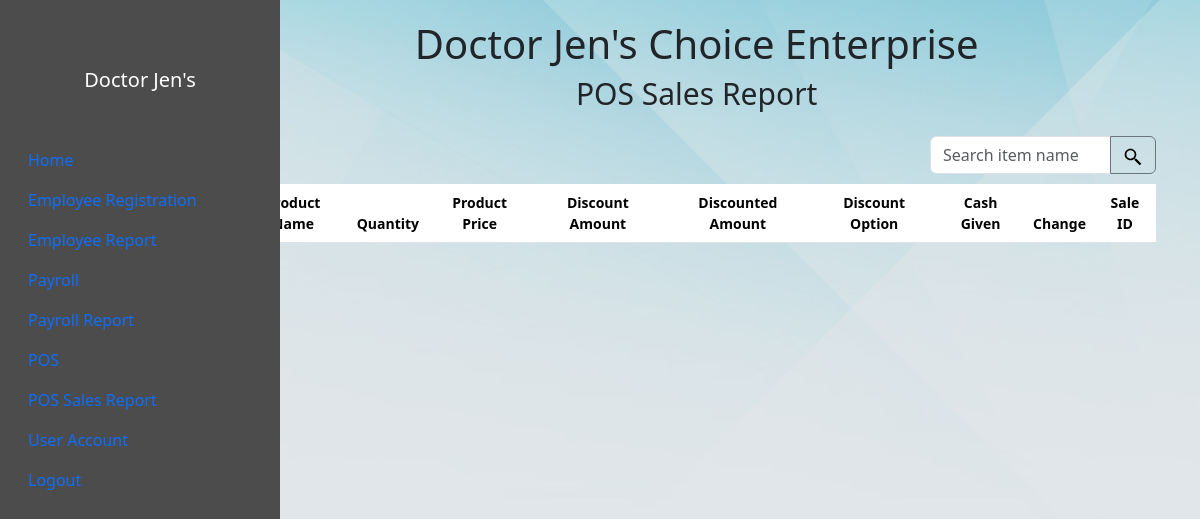
The page /pos_sales_report.php on the database as committed earlier.
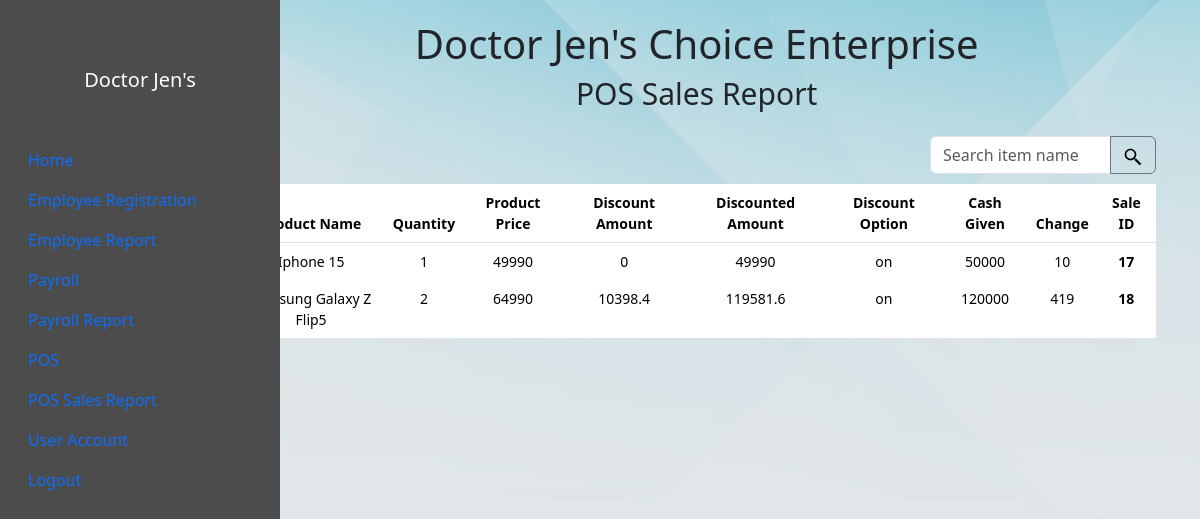
The same page on the database as committed later.
### tables this page shows
CREATE TABLE `salestbl` (
  `cash_given` double NOT NULL,
  `customer_change` double NOT NULL,
  `discounted_amount` double NOT NULL,
  `discount_amount` double NOT NULL,
  `discount_option` varchar(255) NOT NULL,
  `employee_no` varchar(255) NOT NULL,
  `id` int(11) NOT NULL,
  `item_name` varchar(255) NOT NULL,
  `price` double NOT NULL,
  `quantity` int(11) NOT NULL,
  `total_discounted_amount` double NOT NULL,
  `total_discount_given` double NOT NULL,
  `total_quantity` int(11) NOT NULL
);

### pos_sales_report.php (the view, shortened to what the changed rows need)
<?php
    $conn = OpenCon();
    $sql = "SELECT * FROM `salestbl`;";
    $result = $conn->query($sql);
?>
<!DOCTYPE html>
<html lang="en">
<head>
    <link href="https://cdn.jsdelivr.net/npm/bootstrap@5.3.1/dist/css/bootstrap.min.css" rel="stylesheet">
    <link rel="stylesheet" href="css/admin.css?v.3">
</head>
<body>
    <div class="container-fluid">
        <div class="row">
            <nav id="sidebar">
                <div class="position-sticky">
                    <h1 class="text-white fs-5 text-center my-5">Doctor Jen's</h1>
                </div>
            </nav>
            <main class="col-md-9 ms-sm-auto col-lg-10 px-md-4">
                <h1>Doctor Jen's Choice Enterprise</h1>
                <div id="page-content">
                    <div class="px-10">
                        <h1 class="d-flex justify-content-center m-2" style="font-size:30px;">POS Sales Report</h1>
                        <section>
                            <table class="table table-borderless bg-white rounded small table-hover">
                                <thead class="border-bottom">
                                    <tr>
                                        <th class="py-6 ps-6">Product Name</th>
                                        <th class="py-6 ps-6">Quantity</th>
                                        <th class="py-6 ps-6">Product Price</th>
                                        <th class="py-6 ps-6">Discount Amount</th>
                                        <th class="py-6 ps-6">Discounted Amount</th>
                                        <th class="py-6 ps-6">Discount Option</th>
                                        <th class="py-6 ps-6">Cash Given</th>
                                        <th class="py-6 ps-6">Change</th>
                                        <th class="py-6 ps-6">Sale ID</th>
                                    </tr>
                                </thead>
                                <tbody>
                                    <?php
                                    if ($result) {
                                        while ($item = $result->fetch_assoc()) {
                                            echo "
                                            <tr>
                                                <td class='py-6 ps-6'>$item[item_name]</td>
                                                <td class='py-6 ps-6'>$item[quantity]</td>
                                                <td class='py-6 ps-6'>$item[price]</td>
                                                <td class='py-6 ps-6'>$item[discount_amount]</td>
                                                <td class='py-6 ps-6'>$item[discounted_amount]</td>
                                                <td class='py-6 ps-6'>$item[discount_option]</td>
                                                <td class='py-6 ps-6'>$item[cash_given]</td>
                                                <td class='py-6 ps-6'>$item[customer_change]</td>
                                                <th class='py-6 ps-6'>$item[id]</th>
                                            </tr>
                                            ";
                                        }
                                    }
                                    ?>
                                </tbody>
                            </table>
                        </section>
                    </div>
                </div>
            </main>
        </div>
    </div>
</body>
</html>

Rows that differ between the two databases and show on the page:
added salestbl: item_name "Iphone 15", quantity "1", price "49990", discount_amount "0", discounted_amount "49990", discount_option "on", cash_given "50000", customer_change "10", id "17"
added salestbl: item_name "Samsung Galaxy Z Flip5", quantity "2", price "64990", discount_amount "10398.4", discounted_amount "119581.6", discount_option "on", cash_given "120000", customer_change "419", id "18"
